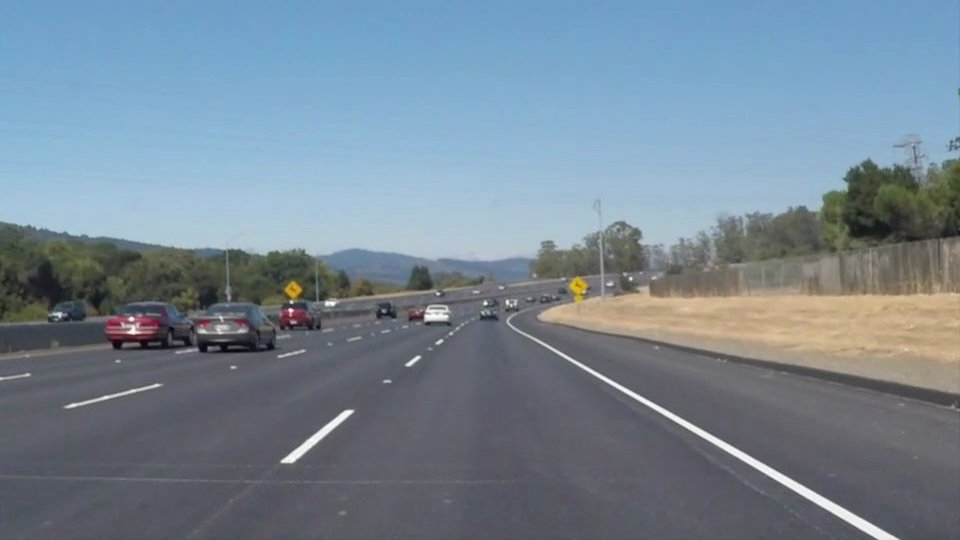
#> input picture test_images/solidWhiteCurve.jpg, 960 x 540 px; its folder holds only this picture in this run
$ jupyter execute --allow-errors lane_detection.ipynb   (shell and % lines are left out)
#> lines starting #> are read from the running program, lines starting #| are printed output that depends on the picture
# Self-Driving Car Engineer Nanodegree

## Project: **Finding Lane Lines on the Road**
***
In this projet, I will use _color selection_, _region of interest selection_, _grayscaling_, _Gaussian smoothing_, _Canny Edge Detection_ and _Hough Tranform line detection_ to detect the lane line from the figures of the road.

### Load packages

[cell 1]
#importing some useful packages
import os
import matplotlib.pyplot as plt
import matplotlib.image as mpimg
import numpy as np
import cv2
from sklearn.linear_model import LinearRegression
import moviepy
import math

### Read the image list

[cell 2]
#define the function for image list reading
def img_read(image_dir):
#> called with image_dir = './test_images/'
    image_files=[f for f in os.listdir(image_dir) if f[-3:] == 'jpg']
    image_list=[]
    for f in image_files:
        im=mpimg.imread(image_dir + f)
#> im is the input picture: shape (540, 960, 3); mean R, G, B 118.5, 134.5, 148.1
        image_list.append(im)
    return image_list

#read the images in the folder 'test_images' and show them
image_list=img_read('./test_images/')
#> image_list = 1 item
for i in range(len(image_list)):
    plt.subplot(3,2,i+1)
    plt.imshow(image_list[i])
#> this loop made 1 pass


$ run again, on test_images/solidYellowLeft.jpg
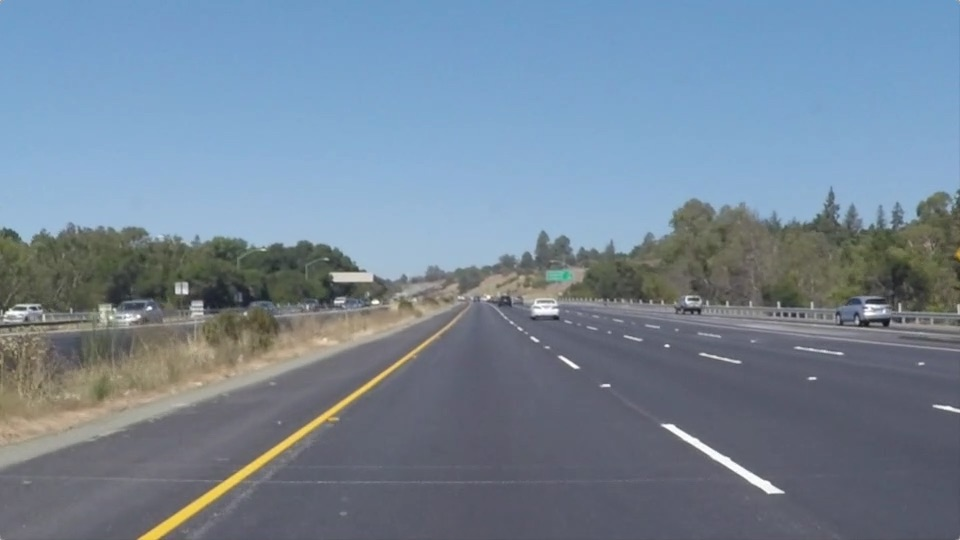
#> input picture test_images/solidYellowLeft.jpg, 960 x 540 px
#> in img_read, im is the input picture: shape (540, 960, 3); mean R, G, B 116.5, 133.6, 150.8
#> image_list = 1 item
#> the loop `for i in range(len(image_list)):` made 1 pass

$ run again, on test_images/whiteCarLaneSwitch.jpg
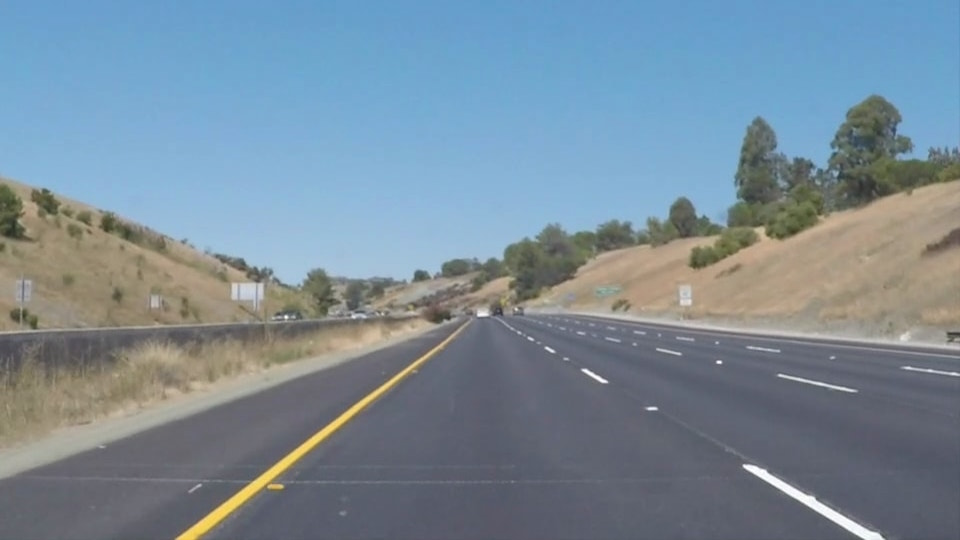
#> input picture test_images/whiteCarLaneSwitch.jpg, 960 x 540 px
#> in img_read, im is the input picture: shape (540, 960, 3); mean R, G, B 121.2, 139.4, 152.9
#> image_list = 1 item
#> the loop `for i in range(len(image_list)):` made 1 pass

$ run again, on test_images/solidWhiteRight.jpg
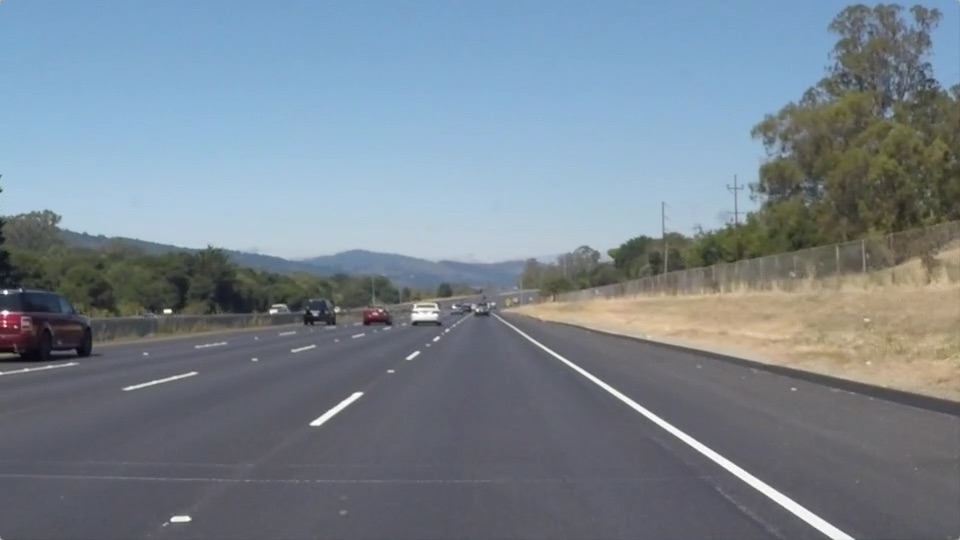
#> input picture test_images/solidWhiteRight.jpg, 960 x 540 px
#> in img_read, im is the input picture: shape (540, 960, 3); mean R, G, B 120.3, 132.6, 143.7
#> image_list = 1 item
#> the loop `for i in range(len(image_list)):` made 1 pass

$ run again, on test_images/solidYellowCurve.jpg
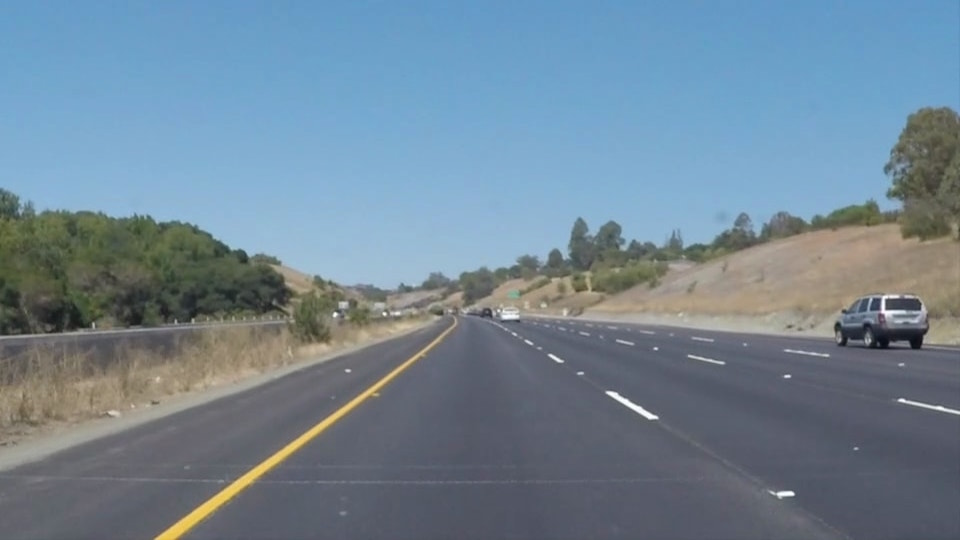
#> input picture test_images/solidYellowCurve.jpg, 960 x 540 px
#> in img_read, im is the input picture: shape (540, 960, 3); mean R, G, B 113, 133.4, 149
#> image_list = 1 item
#> the loop `for i in range(len(image_list)):` made 1 pass
